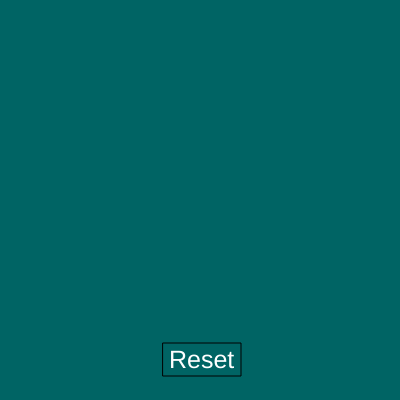
Frame 1 (no input)
Frame 60 (no input): identical to frame 1, image omitted
Frame 120 (the mouse pressed at the canvas centre since frame 60): identical to frame 1, image omitted

The p5.js sketch that drew this single still picture (run headless with seeded random() and noise() and a simulated clock; from frame 60 on, the mouse is pressed at the canvas centre):

// p5.js sketch
// ── sketch.js
var boardSize = 2;
var tiles = [];
var emptyX = 0;
var emptyY = 0;
var won = false;

function setup() {
  createCanvas(400, 400);
  background(0, 100, 100);
  textFont("Helvetica");
  textSize(25);
  // add tiles to tiles array
  // fill in the code here
  // resets board
  // reset();
}

function draw() {
  background(0, 100, 100);
  // draw reset button
  // fill color depends on hover state
  if (overResetButton()) {
    fill(0, 50, 50);
  } else {
    fill(0, 100, 100);
  }
  rect(163, 343, 78, 33);
  // draw reset text
  fill(255);
  text("Reset", 169, 368);
  
  // draw game board
  // gameBoard();
  // if winnder, display message
  if (won) {
    text("You won!", 100, 75);
  }
}

function gameBoard() {
  // draw the boards background
  fill(10, 116, 180);
  rect(100, 100, 50 * boardSize, 50 * boardSize);
  
  // draws all the tiles in place
  for (i = 0; i < boardSize; i++) {
    for (j = 0; j < boardSize; j++) {
      if (tiles[convert(i, j)] != 0) {
        fill(0, 200, 200);
        rect(102 + j * 50, 102 + i * 50, 46, 46);
        fill(0);
        text(tiles[convert(i,j)], 102 + j * 50 + 10, 102 + i * 50 + 30);
      }
    }
  }
}

// converts the row, col to the tile in that position
function convert(row, col){
  return row * boardSize + col;
}

function reset() {
  tiles = shuffle(tiles);
  var index = 0;
  while (tiles[index] != 0) {
    index++;
  }
  tiles[index] = tiles[0];
  tiles[0] = 0;
  emptyX = 0;
  emptyY = 0;
  won = false;
}

function mousePressed() {
  if (overResetButton()) {
    // reset();
  }
}

function overResetButton() {
  return mouseX > 163 && mouseX < 163+78 &&
      mouseY > 343 && mouseY < 343+33;
}

function mouseReleased() {
  // converts mouseX and Y to a row and col
  row = (int)((mouseY - 100) / 50);
  col = (int)((mouseX - 100) / 50);
  
  // if the tiles are next to each other (1 away)
  // then switch those two tiles
  if((abs(row - emptyX) + abs(col - emptyY)) == 1){
    temp = tiles[convert(emptyX, emptyY)];
    tiles[convert(emptyX, emptyY)] = tiles[convert(row, col)];
    tiles[convert(row, col)] = temp;
    
    emptyX = row;
    emptyY = col;
  }
  
  // update won variable if the user has wonn
  // won = checkWinner();
}

// returns true if the tiles are in order
// false otherwise
function checkWinner() {
  // fill in code here
}
